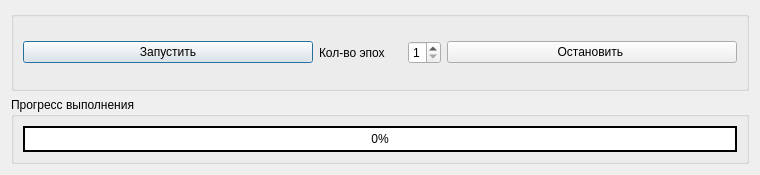
<?xml version="1.0" encoding="UTF-8"?>
<ui version="4.0">
 <class>learning</class>
 <widget class="QDialog" name="learning">
  <property name="geometry">
   <rect>
    <x>0</x>
    <y>0</y>
    <width>760</width>
    <height>175</height>
   </rect>
  </property>
  <property name="maximumSize">
   <size>
    <width>760</width>
    <height>175</height>
   </size>
  </property>
  <property name="windowTitle">
   <string>Обучение нейронной сети</string>
  </property>
  <layout class="QGridLayout" name="gridLayout" rowstretch="10,0">
   <item row="1" column="0">
    <widget class="QGroupBox" name="groupBox_1">
     <property name="title">
      <string>Прогресс выполнения</string>
     </property>
     <layout class="QHBoxLayout" name="horizontalLayout">
      <item>
       <widget class="QProgressBar" name="progressBar">
        <property name="styleSheet">
         <string notr="true">QProgressBar {
	background-color: white;
	border: 1.5px solid black;
}

QProgressBar::chunk {
	background-color: rgb(255,192,203);
    width: 15px;
}</string>
        </property>
        <property name="minimum">
         <number>0</number>
        </property>
        <property name="value">
         <number>0</number>
        </property>
        <property name="alignment">
         <set>Qt::AlignCenter</set>
        </property>
       </widget>
      </item>
     </layout>
    </widget>
   </item>
   <item row="0" column="0">
    <widget class="QGroupBox" name="groupBox">
     <property name="title">
      <string/>
     </property>
     <layout class="QHBoxLayout" name="horizontalLayout_3" stretch="0,0,0">
      <item>
       <widget class="QPushButton" name="pushButton_start_learn">
        <property name="enabled">
         <bool>true</bool>
        </property>
        <property name="text">
         <string>Запустить</string>
        </property>
       </widget>
      </item>
      <item>
       <layout class="QHBoxLayout" name="horizontalLayout_2">
        <item>
         <widget class="QLabel" name="label_1">
          <property name="minimumSize">
           <size>
            <width>83</width>
            <height>0</height>
           </size>
          </property>
          <property name="maximumSize">
           <size>
            <width>83</width>
            <height>16777215</height>
           </size>
          </property>
          <property name="text">
           <string>Кол-во эпох</string>
          </property>
         </widget>
        </item>
        <item>
         <widget class="QSpinBox" name="spinBox">
          <property name="minimumSize">
           <size>
            <width>33</width>
            <height>0</height>
           </size>
          </property>
          <property name="maximumSize">
           <size>
            <width>33</width>
            <height>16777215</height>
           </size>
          </property>
          <property name="minimum">
           <number>1</number>
          </property>
          <property name="maximum">
           <number>10</number>
          </property>
         </widget>
        </item>
       </layout>
      </item>
      <item>
       <widget class="QPushButton" name="pushButton_stop_learn">
        <property name="enabled">
         <bool>true</bool>
        </property>
        <property name="text">
         <string>Остановить </string>
        </property>
       </widget>
      </item>
     </layout>
    </widget>
   </item>
  </layout>
 </widget>
 <resources/>
 <connections/>
</ui>
